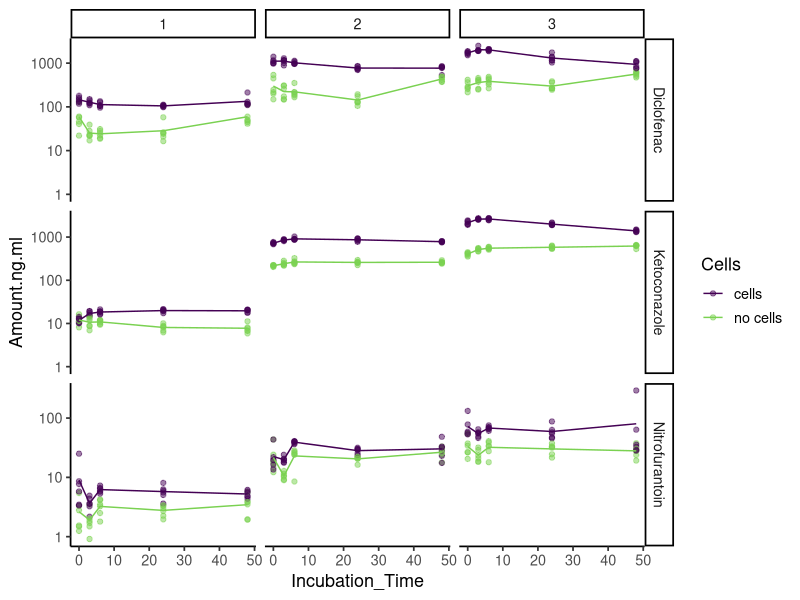
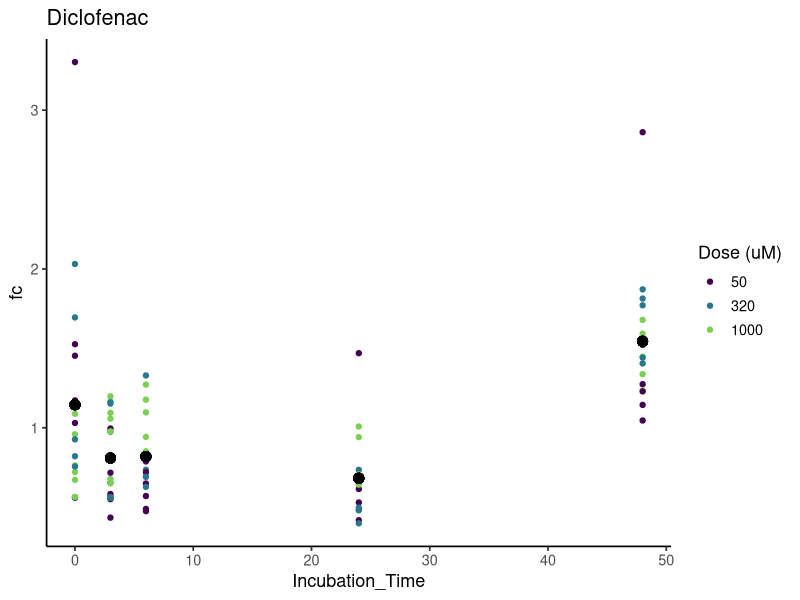
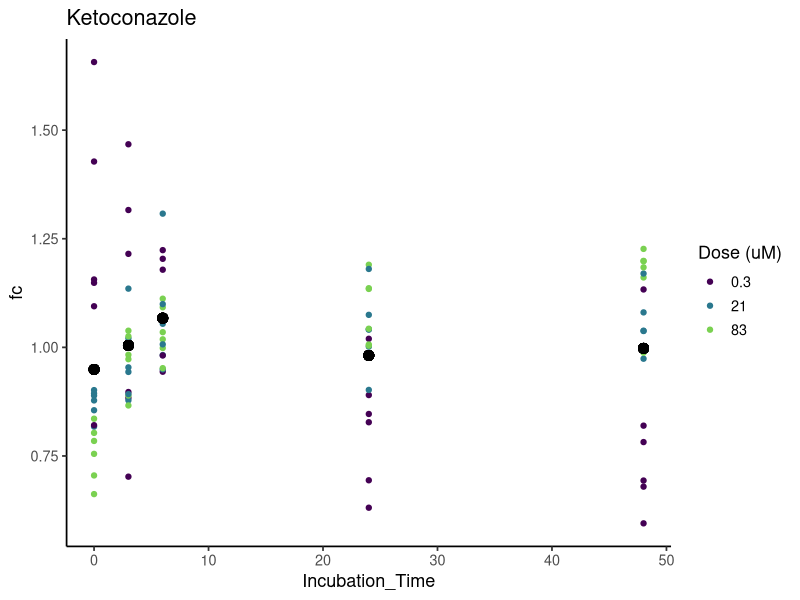
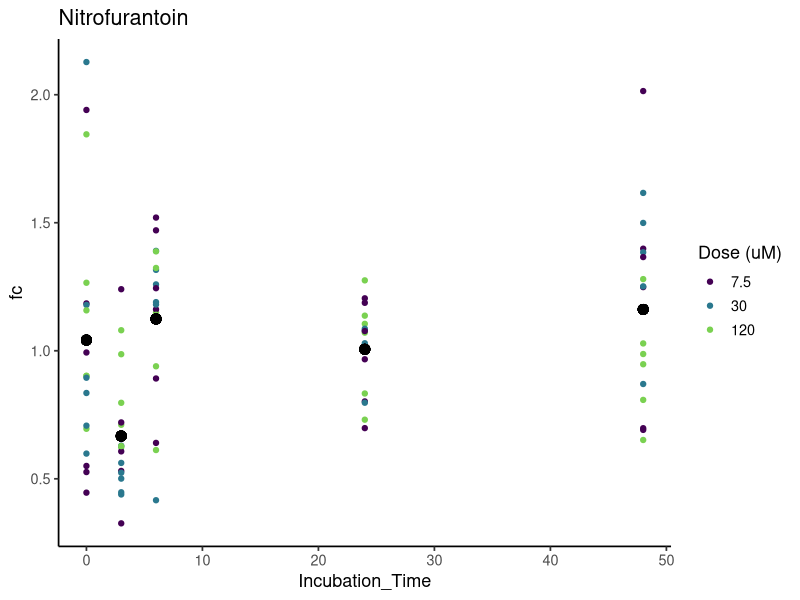
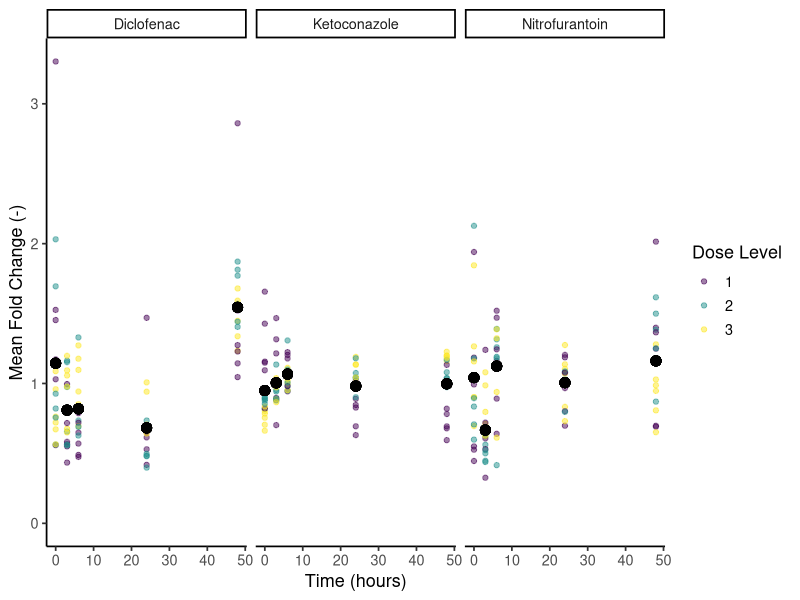
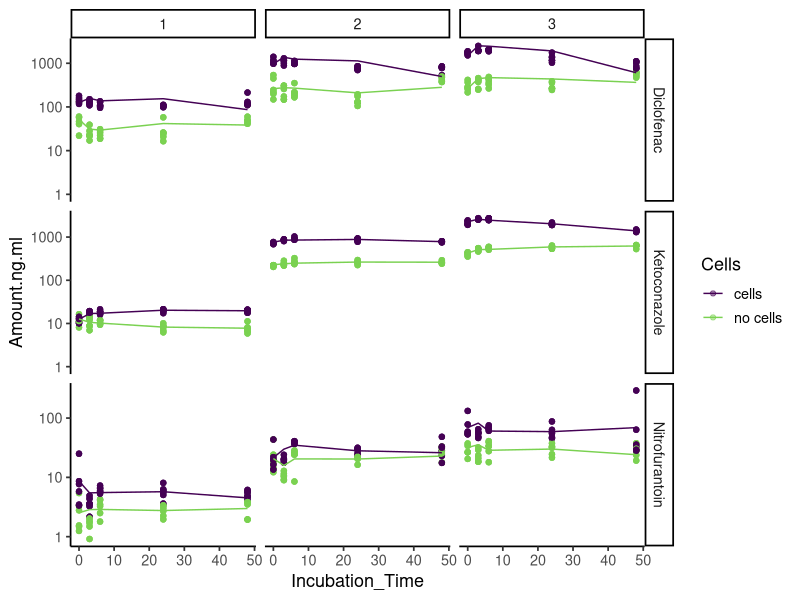

These figures' R source, in order:
## ---- chunk 1
knitr::opts_chunk$set(echo = TRUE)
## ---- chunk 2
rm(list = ls())
library(tidyverse)

save_data = 0 #if 1 data will be saved as csv, if 0 data will not be saved
## ---- chunk 3
compound_data = read.csv("../Data/CompoundData/20240215_CompoundData_diclo_Isa_keto_Nitro.csv", header = TRUE) %>%
  filter(Molecule != "Isavuconazole") #this compound was not used in the manuscript
## ---- chunk 4
############
mean_compound_data  = compound_data %>%
  group_by(Molecule, Cells, Incubation_Time, Dose_Level) %>%
  summarise(mean_amount = mean(Amount.ng.ml, na.rm = TRUE), 
            sd_amount = sd(Amount.ng.ml, na.rm = TRUE))

ggplot() + theme_classic(base_size = 13) +
  geom_point(data = filter(compound_data, Dose_Level != "C"),
             aes(x = Incubation_Time, y = Amount.ng.ml, color = Cells), alpha = 0.5) +
   geom_line(data = filter(mean_compound_data, Dose_Level != "C"),
              aes(x = Incubation_Time, y = mean_amount, color = Cells)) +
  facet_grid(cols = vars(Dose_Level), rows = vars(Molecule), scales = "free") + 
  #labs(title = "Uncorrected Compound measurements") +
  scale_color_viridis_d(end = 0.8) + expand_limits(y=1) +
  scale_y_continuous(trans='log10')
  

## ---- chunk 5
compound_data_nocells_mean = compound_data %>%
  filter(Cells == "no cells" & Dose_uM>0) %>%
  group_by(Molecule, Dose_uM) %>%
  summarize(mean_per_dose = mean(Amount.ng.ml, na.rm = TRUE))%>%
  ungroup()

compound_data_nocells_fc = compound_data %>%
  filter(Cells == "no cells" & Dose_uM>0) %>%
  left_join(compound_data_nocells_mean) %>%
  mutate(fc = Amount.ng.ml/mean_per_dose) %>%
  group_by(Molecule, Dose_uM, Incubation_Time) %>%
  mutate(mean_fc = mean(fc, na.rm = TRUE)) %>%
  group_by(Molecule, Incubation_Time) %>%
  mutate(mean_mean_fc = mean(mean_fc, na.rm = TRUE)) %>%
  ungroup() %>%
  select(Molecule, Dose_uM, Dose_Level, Incubation_Time, fc, mean_fc, mean_mean_fc)


compounds = unique(compound_data$Molecule)
for (compound in compounds) {
  plot = ggplot(data = filter(compound_data_nocells_fc, Molecule == compound)) +
    theme_classic(base_size = 13) +
    geom_point(aes(x = Incubation_Time, y = fc, colour = as.factor(Dose_uM))) +
    geom_point(aes(x = Incubation_Time, y = mean_mean_fc), size = 3) +
    labs(colour = "Dose (uM)", title = compound) + 
    scale_color_viridis_d(end = 0.8)
  print(plot)
}

# compound_data_nocells_fc = compound_data %>%
#   filter(Cells == "no cells" & Dose_uM>0) %>%
#   left_join(compound_data_nocells_mean) %>%
#   mutate(fc = Amount.ng.ml/mean_per_dose) %>%
#   group_by(Molecule, Dose_uM, Incubation_Time) %>%
#   mutate(mean_fc = mean(fc, na.rm = TRUE)) %>%
#   group_by(Molecule, Incubation_Time) %>%
#   summarize(mean_mean_fc = mean(mean_fc, na.rm = TRUE)) %>%
#   ungroup()

  plot_S1 = ggplot(data = filter(compound_data_nocells_fc)) +
    theme_classic(base_size = 13) +
    geom_point(aes(x = Incubation_Time, y = fc, colour = as.factor(Dose_Level)), alpha = 0.5) +
    geom_point(aes(x = Incubation_Time, y = mean_mean_fc), size = 3) +
    labs(colour = "Dose Level") + 
    facet_grid(cols = vars(Molecule)) + expand_limits(y=0) +
    scale_color_viridis_d() + xlab("Time (hours)") + ylab("Mean Fold Change (-)")
  print(plot_S1)
  
  if(0){
    ggsave("FigureS1.pdf", plot = plot_S1, path = "..//Figures", width = 20,
         height = 8, units = "cm", dpi = 300)
  }
  
## ---- chunk 6
compound_data_corrected = compound_data %>%
  left_join(compound_data_nocells_fc) %>%
  mutate(Amount = Amount.ng.ml/mean_mean_fc) %>%
  group_by(Molecule, Cells, Dose_uM, Incubation_Time) %>%
  mutate(mean_amount = mean(Amount)) %>%
  ungroup()

# for (compound in compounds) {
#   plot = ggplot(data = filter(compound_data_corrected, Molecule == compound & 
#                        Dose_uM>0 & Cells == "cells")) + 
#     theme_classic(base_size = 13) +
#     geom_point(aes(x = Incubation_Time, y = Amount)) + 
#     geom_point(aes(x = Incubation_Time, y = mean_amount), shape = "x", 
#                colour = "red", size = 5) +
#     facet_wrap(vars(Dose_uM), scales = "free") + labs(title = compound)
#   print(plot)
# }

for (compound in compounds) {
  data4fitting = compound_data_corrected %>%
    filter(Molecule == compound & Cells == "cells" & Dose_uM>0) %>%
    mutate(StateVar = "Compound",
           timeID = ifelse(Incubation_Time==48, 5, 
                           ifelse(Incubation_Time == 24, 4,
                                  ((Incubation_Time/3)+1)))) %>%
    group_by(Incubation_Time, Dose_uM) %>%
    mutate(replID = order(Replicate)) %>%
    ungroup() %>%
    rename(treatment = Molecule,
           timeAfterExposure = Incubation_Time,
           dose_uM = Dose_uM,
           data4modelReal = Amount) %>%
    select("StateVar", "replID", "treatment", "timeID", "timeAfterExposure", 
         "dose_uM", "data4modelReal") %>%
    arrange(replID, dose_uM, timeID)
    

  if (save_data == 1){
    write.csv(data4fitting, file = paste("../Data/CompoundData/CompoundData_", compound, 
                                          "_", Sys.Date(), ".csv", sep = ""))
  }
}

ggplot() + theme_classic(base_size = 13) +
  geom_point(data = filter(compound_data_corrected, Dose_Level != "C"),
             aes(x = Incubation_Time, y = Amount.ng.ml, colour = Cells), alpha = 0.5) +
   geom_line(data = filter(compound_data_corrected, Dose_Level != "C"),
              aes(x = Incubation_Time, y = mean_amount, colour = Cells)) +
  facet_grid(cols = vars(Dose_Level), rows = vars(Molecule), scales = "free") + 
  # labs(title = "Corrected intracellular compound meaurements") +
  scale_color_viridis_d(end = 0.8) + expand_limits(y=1) +
  scale_y_continuous(trans='log10')
